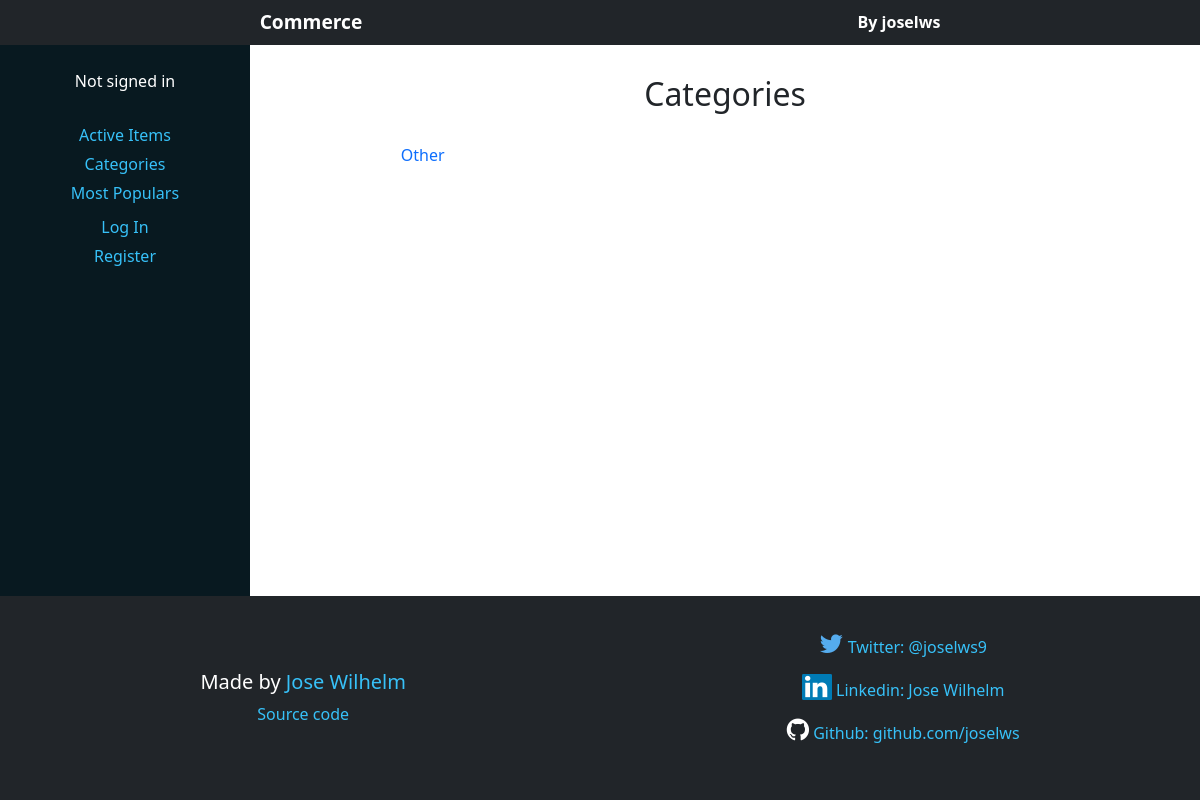
Before: /category with the older database file.
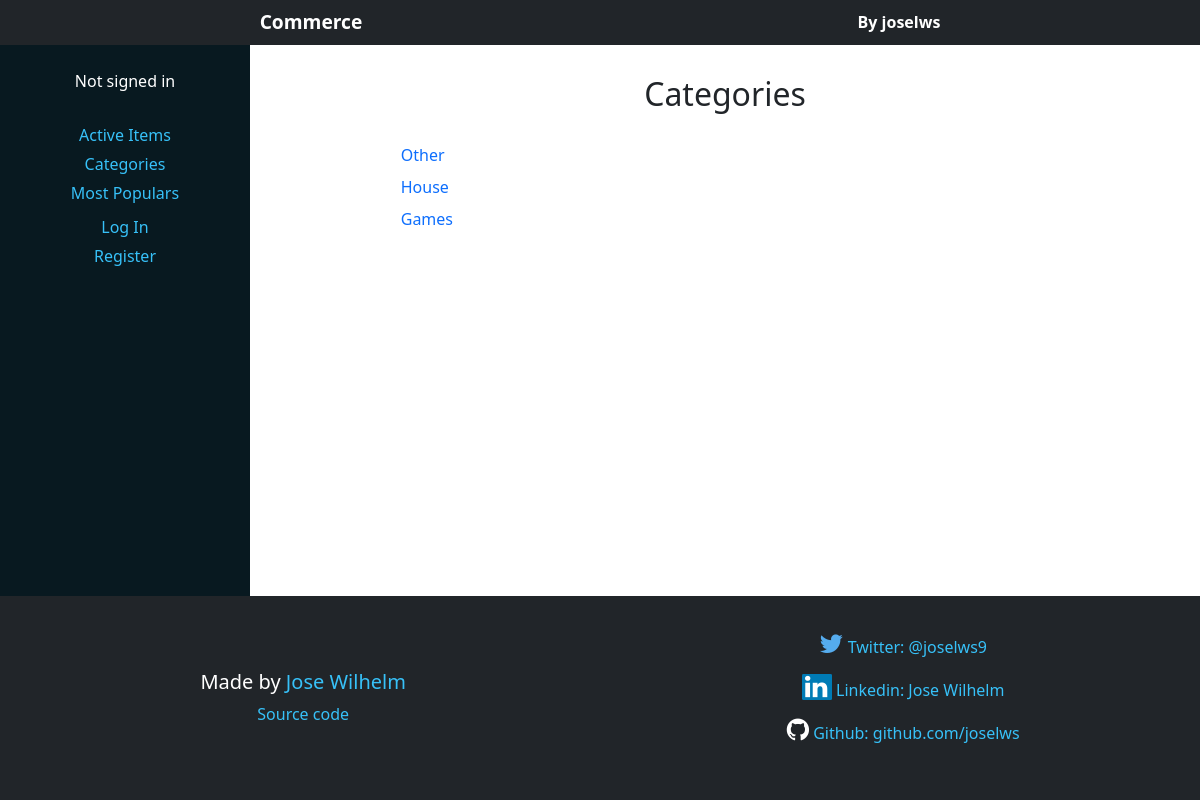
After: the same page with the newer database file.
### auctions/models.py (models this page shows, shortened)
class Category(models.Model):
	category = models.CharField(max_length=20, unique=True)

### auctions/views.py (the view)
# urls.py: path("category", views.category, name="category"),
def category(request):
    categories = Category.objects.all()
    return render(request, "auctions/categories.html", {
        'categories': categories
    })

### auctions/templates/auctions/categories.html (shortened to what this page needs)
{% extends 'auctions/layout.html' %}
{% block header %}Categories{% endblock %}
{% block body %}
    <div class="categories-wrapper">
        <ul class="category-list">
            {% for category in categories %}
                <li class="category-item"><a href="{% url 'category_page' category.category %}" class="link">{{ category.category }}</a></li>
            {% endfor%}
        </ul>
    </div>
{% endblock %}

Changed rows visible on the page:
added Category: category "House"
added Category: category "Games"
